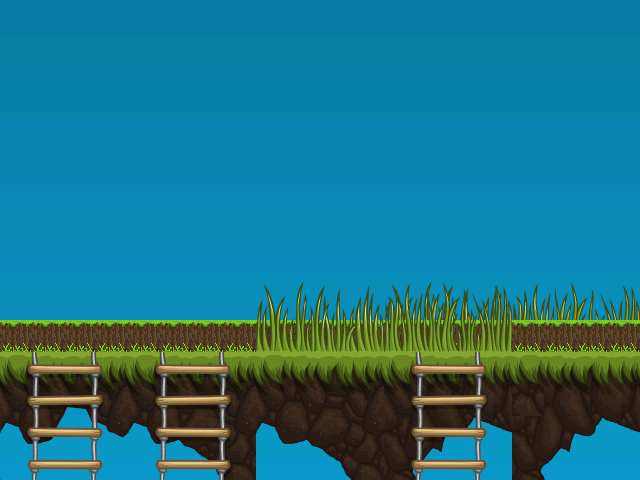

A level layout from a 2D game, rendered from its tile map. Below: a short description, then the map file with its tile-grid data intact:
An orthogonal 20x15 tile map with 32x32 px tiles, 2 tile layers (Tile Layer 2, Tile Layer 1), 2 tilesets, 1 image layer and 2 objects.

<map version="1.0" tiledversion="1.0.2" orientation="orthogonal" renderorder="right-down" width="20" height="15" tilewidth="32" tileheight="32" nextobjectid="3">
 <tileset firstgid="1" name="hills" tilewidth="32" tileheight="32" tilecount="512" columns="32">
  <image source="hills.png" width="1024" height="512" />
 </tileset>
 <tileset firstgid="513" name="Tiles_32x32" tilewidth="32" tileheight="32" tilecount="64" columns="8">
  <image source="Tiles_32x32.png" width="256" height="256" />
 </tileset>
 <imagelayer name="Image Layer 1" offsetx="-6" offsety="-43">
  <image source="BackgroundGradient.png" width="1280" height="1472" />
 </imagelayer>
 <layer name="Tile Layer 2" width="20" height="15">
  <data encoding="csv">
0,0,0,0,0,0,0,0,0,0,0,0,0,0,0,0,0,0,0,0,
0,0,0,0,0,0,0,0,0,0,0,0,0,0,0,0,0,0,0,0,
0,0,0,0,0,0,0,0,0,0,0,0,0,0,0,0,0,0,0,0,
0,0,0,0,0,0,0,0,0,0,0,0,0,0,0,0,0,0,0,0,
0,0,0,0,0,0,0,0,0,0,0,0,0,0,0,0,0,0,0,0,
0,0,0,0,0,0,0,0,0,0,0,0,0,0,0,0,0,0,0,0,
0,0,0,0,0,0,0,0,0,0,0,0,0,0,0,0,0,0,0,0,
0,0,0,0,0,0,0,0,0,0,0,0,0,0,0,0,0,0,0,0,
0,0,0,0,0,0,0,0,0,0,0,0,41,42,43,44,45,46,47,48,
0,0,0,0,0,0,0,0,0,0,0,0,73,74,75,76,77,78,79,80,
539,539,539,539,539,539,539,539,539,539,539,539,539,539,539,539,539,539,539,539,
0,0,0,0,0,0,0,0,0,0,0,0,0,0,0,0,0,0,0,0,
0,0,0,0,0,0,0,0,0,0,0,0,0,0,0,0,0,0,0,0,
0,0,0,0,0,0,0,0,0,0,0,0,0,0,0,0,0,0,0,0,
0,0,0,0,0,0,0,0,0,0,0,0,0,0,0,0,0,0,0,0
</data>
 </layer>
 <layer name="Tile Layer 1" width="20" height="15">
  <data encoding="csv">
0,0,0,0,0,0,0,0,0,1,0,0,0,0,0,0,0,0,0,0,
0,0,0,0,0,0,0,0,0,0,0,0,0,0,0,0,0,0,0,0,
0,0,0,0,0,0,0,0,0,0,0,0,0,0,0,0,0,0,0,0,
0,0,0,0,0,0,0,0,0,0,0,0,0,0,0,0,0,0,0,0,
0,0,0,0,0,0,0,0,0,0,0,0,0,0,0,0,0,0,0,0,
0,0,0,0,0,0,0,0,0,0,0,0,0,0,0,0,0,0,0,0,
0,0,0,0,0,0,0,0,0,0,0,0,0,0,0,0,0,0,0,0,
0,0,0,0,0,0,0,0,0,0,0,0,0,0,0,0,0,0,0,0,
0,0,0,0,0,0,0,0,41,42,43,44,45,46,47,48,0,0,0,0,
0,0,0,0,0,0,0,0,73,74,75,76,77,78,79,80,0,0,0,0,
0,0,0,0,0,0,0,0,105,106,107,108,109,110,111,112,0,0,0,0,
385,386,387,388,389,390,391,392,393,394,395,396,397,398,399,400,401,402,403,404,
417,418,419,420,421,422,423,424,425,426,427,428,429,430,431,432,99,434,435,436,
449,450,451,452,453,454,455,456,457,458,459,460,461,462,463,464,465,466,467,468,
481,482,483,484,485,486,487,488,489,490,491,492,493,494,495,496,497,498,499,500
</data>
 </layer>
 <objectgroup name="Object Layer 1">
  <object id="1" x="1" y="350" width="641" height="57" />
  <object id="2" x="322" y="288" width="80" height="51" />
 </objectgroup>
</map>
